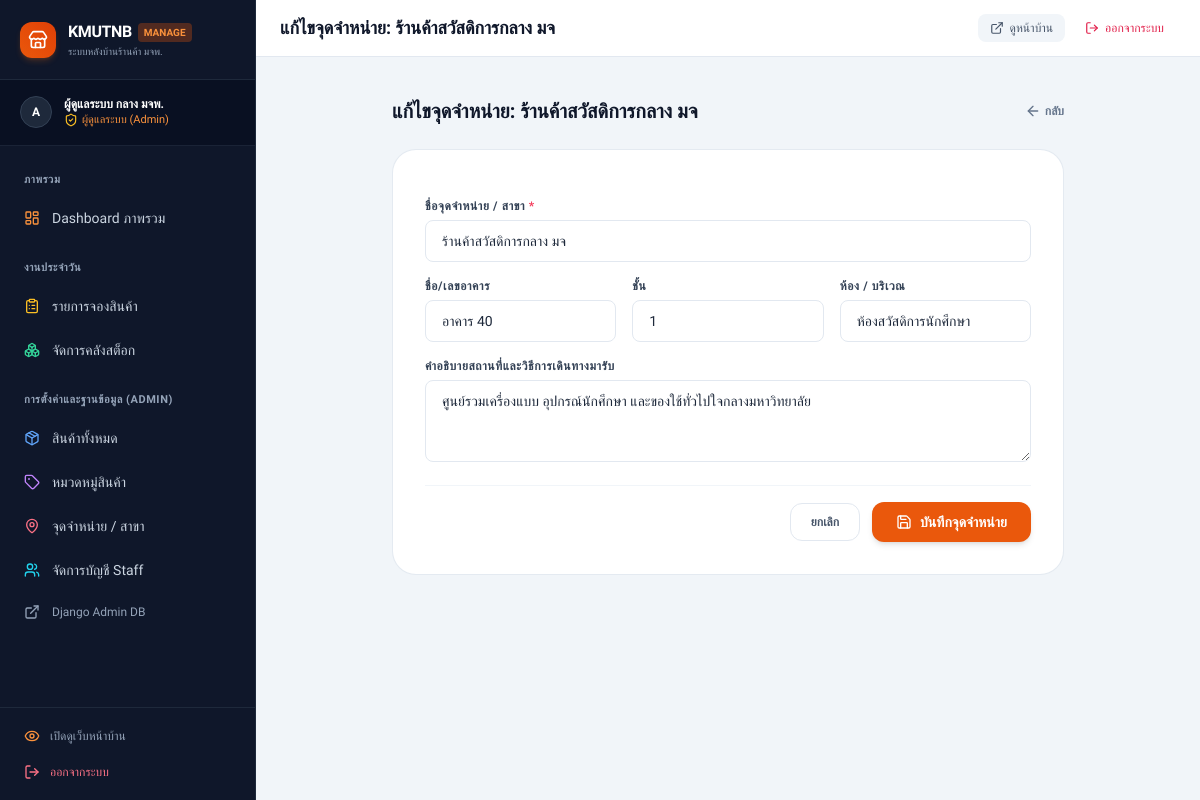
Screenshot of /manage/locations/1/edit/ (signed in) with the database file from the repository.
### accounts/models.py (models this page shows, shortened)
class User(AbstractUser):
    ROLE_ADMIN = 'admin'
    ROLE_STAFF = 'staff'
    ROLE_CHOICES = [
        (ROLE_ADMIN, 'ผู้ดูแลระบบ (Admin)'),
        (ROLE_STAFF, 'เจ้าหน้าที่ประจำสาขา (Staff)'),
    ]
    role = models.CharField(
        max_length=30,
        choices=ROLE_CHOICES,
        default=ROLE_STAFF,
        verbose_name='สิทธิ์ผู้ใช้งาน'
    )
    location = models.ForeignKey(
        'shop.Location',
        on_delete=models.SET_NULL,
        null=True,
        blank=True,
        related_name='staff_users',
        verbose_name='สถานที่รับผิดชอบ'
    )
    class Meta:
        verbose_name = 'ผู้ใช้งาน'
        verbose_name_plural = 'ผู้ใช้งานทั้งหมด'
        ordering = ['username']
    @property
    def is_shop_admin(self):
        return self.is_superuser or self.role == self.ROLE_ADMIN

### shop/models.py (models this page shows, shortened)
class Location(models.Model):
    name = models.CharField(max_length=150, verbose_name='ชื่อจุดจำหน่าย')
    building = models.CharField(max_length=100, blank=True, verbose_name='ชื่อ/เลขอาคาร')
    floor = models.CharField(max_length=30, blank=True, verbose_name='ชั้น')
    room = models.CharField(max_length=100, blank=True, verbose_name='ห้องหรือบริเวณ')
    description = models.TextField(blank=True, verbose_name='รายละเอียดสถานที่')
    class Meta:
        verbose_name = 'สถานที่จำหน่าย'
        verbose_name_plural = 'สถานที่จำหน่ายทั้งหมด'
        ordering = ['name']

### shop/views_manage.py (the view)
# urls.py: path('locations/<int:location_id>/edit/', views_manage.location_edit_manage, name='location_edit'),
@admin_required
def location_edit_manage(request, location_id):
    location = get_object_or_404(Location, id=location_id)
    if request.method == 'POST':
        form = LocationForm(request.POST, instance=location)
        if form.is_valid():
            form.save()
            messages.success(request, f'แก้ไขจุดจำหน่าย "{location.name}" สำเร็จ')
            return redirect('shop_manage:location_list')
    else:
        form = LocationForm(instance=location)
    return render(request, 'manage/location_form.html', {
        'form': form,
        'title': f'แก้ไขจุดจำหน่าย: {location.name}',
        'is_edit': True,
        'location': location,
    })

### accounts/permissions.py (called while the page is built)
def role_required(allowed_roles):
    if isinstance(allowed_roles, str):
        allowed_roles = [allowed_roles]
    def decorator(view_func):
        @wraps(view_func)
        def _wrapped_view(request, *args, **kwargs):
            if not request.user.is_authenticated:
                messages.warning(request, 'กรุณาเข้าสู่ระบบก่อนเข้าใช้งานส่วนจัดการ')
                return redirect('accounts:login')
            if request.user.is_superuser:
                return view_func(request, *args, **kwargs)
            if request.user.role in allowed_roles:
                return view_func(request, *args, **kwargs)
            messages.error(request, 'คุณไม่มีสิทธิ์เข้าถึงหน้านี้')
            raise PermissionDenied("สิทธิ์การใช้งานไม่เพียงพอ")
        return _wrapped_view
    return decorator

### templates/manage/location_form.html (shortened to what this page needs)
{% extends 'base_manage.html' %}
{% block page_title %}{{ title }}{% endblock %}
{% block content %}
<div class="max-w-2xl mx-auto space-y-6">
    <div class="flex items-center justify-between">
        <h2 class="text-xl font-extrabold text-slate-900">{{ title }}</h2>
        <a href="{% url 'shop_manage:location_list' %}" class="text-xs font-semibold text-slate-500 hover:text-slate-800 flex items-center gap-1">
            <i data-lucide="arrow-left" class="w-4 h-4"></i> กลับ
        </a>
    </div>
    <div class="bg-white rounded-3xl border border-slate-200/90 p-6 sm:p-8 shadow-xs">
        <form method="POST" class="space-y-4">
            <div>
                <label class="block text-xs font-bold text-slate-700 uppercase tracking-wider mb-1.5">
                    ชื่อจุดจำหน่าย / สาขา <span class="text-rose-500">*</span>
                </label>
                {{ form.name }}
            </div>
            <div class="grid grid-cols-1 sm:grid-cols-3 gap-4">
                <div>
                    <label class="block text-xs font-bold text-slate-700 uppercase tracking-wider mb-1.5">
                        ชื่อ/เลขอาคาร
                    </label>
                    {{ form.building }}
                </div>
                <div>
                    <label class="block text-xs font-bold text-slate-700 uppercase tracking-wider mb-1.5">
                        ชั้น
                    </label>
                    {{ form.floor }}
                </div>
                <div>
                    <label class="block text-xs font-bold text-slate-700 uppercase tracking-wider mb-1.5">
                        ห้อง / บริเวณ
                    </label>
                    {{ form.room }}
                </div>
            </div>
            <div>
                <label class="block text-xs font-bold text-slate-700 uppercase tracking-wider mb-1.5">
                    คำอธิบายสถานที่และวิธีการเดินทางมารับ
                </label>
                {{ form.description }}
            </div>
            <div class="pt-4 flex items-center justify-end gap-3 border-t border-slate-100">
                <a href="{% url 'shop_manage:location_list' %}" class="px-5 py-2.5 rounded-xl border border-slate-200 text-xs font-semibold text-slate-600 hover:bg-slate-50 transition">
                    ยกเลิก
                </a>
                <button type="submit" class="px-6 py-2.5 rounded-xl bg-orange-600 hover:bg-orange-500 text-white font-bold text-xs sm:text-sm shadow-md transition flex items-center gap-2">
                    <i data-lucide="save" class="w-4 h-4"></i>
                    <span>บันทึกจุดจำหน่าย</span>
                </button>
            </div>
        </form>
    </div>
</div>
{% endblock %}

### templates/base_manage.html (shortened to what this page needs)
<!DOCTYPE html>
<html lang="th" class="h-full bg-slate-100">
<head>
    <script src="https://cdn.tailwindcss.com"></script>
</head>
<body class="h-full flex flex-col antialiased text-slate-800" hx-headers='{"X-CSRFToken": "{{ csrf_token }}"}'>
    <div class="flex-1 flex overflow-hidden">
        <aside class="w-64 bg-slate-900 text-slate-300 flex flex-col shrink-0 hidden md:flex border-r border-slate-800">
            <div class="p-5 border-b border-slate-800 flex items-center justify-between">
                <a href="{% url 'shop_manage:dashboard' %}" class="flex items-center gap-3">
                    <div class="w-9 h-9 rounded-xl bg-gradient-to-tr from-orange-600 to-kmutnb flex items-center justify-center text-white font-bold shadow-md shadow-orange-500/20">
                        <i data-lucide="store" class="w-5 h-5"></i>
                    </div>
                    <div>
                        <div class="flex items-center gap-1.5">
                            <span class="font-bold text-white text-base tracking-tight">KMUTNB</span>
                            <span class="text-[10px] font-bold px-1.5 py-0.5 bg-orange-600/30 text-orange-400 rounded">MANAGE</span>
                        </div>
                        <p class="text-[10px] text-slate-400">ระบบหลังบ้านร้านค้า มจพ.</p>
                    </div>
                </a>
            </div>
            <div class="px-5 py-4 border-b border-slate-800/80 bg-slate-950/40">
                <div class="flex items-center gap-3">
                    <div class="w-8 h-8 rounded-full bg-slate-800 border border-slate-700 flex items-center justify-center text-white font-bold text-xs">
                        {{ user.username|slice:":1"|upper }}
                    </div>
                    <div class="flex-1 min-w-0">
                        <p class="text-xs font-semibold text-white truncate">{{ user.get_full_name|default:user.username }}</p>
                        <div class="flex items-center gap-1 text-[11px] text-orange-400 font-medium">
                            {% if user.is_shop_admin %}
                                <i data-lucide="shield-check" class="w-3.5 h-3.5 text-amber-400"></i>
                                <span>ผู้ดูแลระบบ (Admin)</span>
                            {% else %}
                                <i data-lucide="user-check" class="w-3.5 h-3.5 text-emerald-400"></i>
                                <span>เจ้าหน้าที่ (Staff)</span>
                            {% endif %}
                        </div>
                    </div>
                </div>
            </div>
            <nav class="flex-1 p-3 space-y-1 overflow-y-auto text-sm">
                <p class="px-3 pt-3 pb-1 text-[11px] font-semibold uppercase tracking-wider text-slate-400">ภาพรวม</p>
                <a href="{% url 'shop_manage:dashboard' %}" class="flex items-center gap-3 px-3 py-2.5 rounded-xl font-medium text-slate-300 hover:text-white hover:bg-slate-800 transition">
                    <i data-lucide="layout-dashboard" class="w-4 h-4 text-orange-400"></i>
                    <span>Dashboard ภาพรวม</span>
                </a>
                <p class="px-3 pt-4 pb-1 text-[11px] font-semibold uppercase tracking-wider text-slate-400">งานประจำวัน</p>
                <a href="{% url 'reservations_manage:reservation_list' %}" class="flex items-center justify-between px-3 py-2.5 rounded-xl font-medium text-slate-300 hover:text-white hover:bg-slate-800 transition">
                    <div class="flex items-center gap-3">
                        <i data-lucide="clipboard-list" class="w-4 h-4 text-amber-400"></i>
                        <span>รายการจองสินค้า</span>
                    </div>
                </a>
                <a href="{% url 'shop_manage:stock_list' %}" class="flex items-center gap-3 px-3 py-2.5 rounded-xl font-medium text-slate-300 hover:text-white hover:bg-slate-800 transition">
                    <i data-lucide="boxes" class="w-4 h-4 text-emerald-400"></i>
                    <span>จัดการคลังสต็อก</span>
                </a>
                {% if user.is_shop_admin %}
                    <p class="px-3 pt-4 pb-1 text-[11px] font-semibold uppercase tracking-wider text-slate-400">การตั้งค่าและฐานข้อมูล (Admin)</p>
                    <a href="{% url 'shop_manage:product_list' %}" class="flex items-center gap-3 px-3 py-2.5 rounded-xl font-medium text-slate-300 hover:text-white hover:bg-slate-800 transition">
                        <i data-lucide="package" class="w-4 h-4 text-blue-400"></i>
                        <span>สินค้าทั้งหมด</span>
                    </a>
                    <a href="{% url 'shop_manage:category_list' %}" class="flex items-center gap-3 px-3 py-2.5 rounded-xl font-medium text-slate-300 hover:text-white hover:bg-slate-800 transition">
                        <i data-lucide="tag" class="w-4 h-4 text-purple-400"></i>
                        <span>หมวดหมู่สินค้า</span>
                    </a>
                    <a href="{% url 'shop_manage:location_list' %}" class="flex items-center gap-3 px-3 py-2.5 rounded-xl font-medium text-slate-300 hover:text-white hover:bg-slate-800 transition">
                        <i data-lucide="map-pin" class="w-4 h-4 text-rose-400"></i>
                        <span>จุดจำหน่าย / สาขา</span>
                    </a>
                    <a href="{% url 'accounts:staff_list' %}" class="flex items-center gap-3 px-3 py-2.5 rounded-xl font-medium text-slate-300 hover:text-white hover:bg-slate-800 transition">
                        <i data-lucide="users" class="w-4 h-4 text-cyan-400"></i>
                        <span>จัดการบัญชี Staff</span>
                    </a>
                    <a href="/admin/" target="_blank" class="flex items-center gap-3 px-3 py-2.5 rounded-xl font-medium text-slate-400 hover:text-white hover:bg-slate-800 transition text-xs">
                        <i data-lucide="external-link" class="w-4 h-4"></i>
                        <span>Django Admin DB</span>
                    </a>
                {% endif %}
            </nav>
            <div class="p-3 border-t border-slate-800 space-y-1">
                <a href="{% url 'shop:home' %}" target="_blank" class="flex items-center gap-2.5 px-3 py-2 rounded-xl text-xs font-medium text-slate-400 hover:text-white hover:bg-slate-800 transition">
                    <i data-lucide="eye" class="w-4 h-4 text-orange-400"></i>
                    <span>เปิดดูเว็บหน้าบ้าน</span>
                </a>
                <a href="{% url 'accounts:logout' %}" class="flex items-center gap-2.5 px-3 py-2 rounded-xl text-xs font-medium text-rose-400 hover:text-rose-300 hover:bg-rose-950/30 transition">
                    <i data-lucide="log-out" class="w-4 h-4"></i>
                    <span>ออกจากระบบ</span>
                </a>
            </div>
        </aside>
        <div class="flex-1 flex flex-col min-w-0 overflow-y-auto">
            <header class="bg-white border-b border-slate-200 px-4 sm:px-6 py-3.5 flex items-center justify-between shrink-0 shadow-xs">
                <div class="flex items-center gap-3">
                    <h1 class="text-base sm:text-lg font-bold text-slate-900 truncate">
                        {% block page_title %}KMUTNB Shop Management{% endblock %}
                    </h1>
                </div>
                <div class="flex items-center gap-2">
                    <a href="{% url 'shop:home' %}" target="_blank" class="hidden sm:inline-flex items-center gap-1.5 px-3 py-1.5 text-xs font-medium text-slate-600 bg-slate-100 hover:bg-slate-200 rounded-lg transition">
                        <i data-lucide="external-link" class="w-3.5 h-3.5"></i>
                        <span>ดูหน้าบ้าน</span>
                    </a>
                    <a href="{% url 'accounts:logout' %}" class="inline-flex items-center gap-1.5 px-3 py-1.5 text-xs font-medium text-rose-600 hover:bg-rose-50 rounded-lg transition">
                        <i data-lucide="log-out" class="w-3.5 h-3.5"></i>
                        <span class="hidden sm:inline">ออกจากระบบ</span>
                    </a>
                </div>
            </header>
            <div class="flex-1 px-4 sm:px-6 lg:px-8 py-4 sm:py-6">
                {% block content %}{% endblock %}
            </div>
        </div>
    </div>
</body>
</html>

### templates/base_manage.html (style rules this page uses)
body { font-family: 'Prompt', sans-serif; }

### rows the page displays
User: username "A", get_full_name "ผู้ดูแลระบบ กลาง มจพ."
Location: name "ร้านค้าสวัสดิการกลาง มจ", building "อาคาร 40", floor "1", room "ห้องสวัสดิการนักศึกษา", description "ศูนย์รวมเครื่องแบบ อุปกรณ์นักศึกษา และของใช้ทั่วไปใจกลางมหาวิทยาลัย"

### other values shown
{{ title }} "แก้ไขจุดจำหน่าย: ร้านค้าสวัสดิการกลาง มจ"
